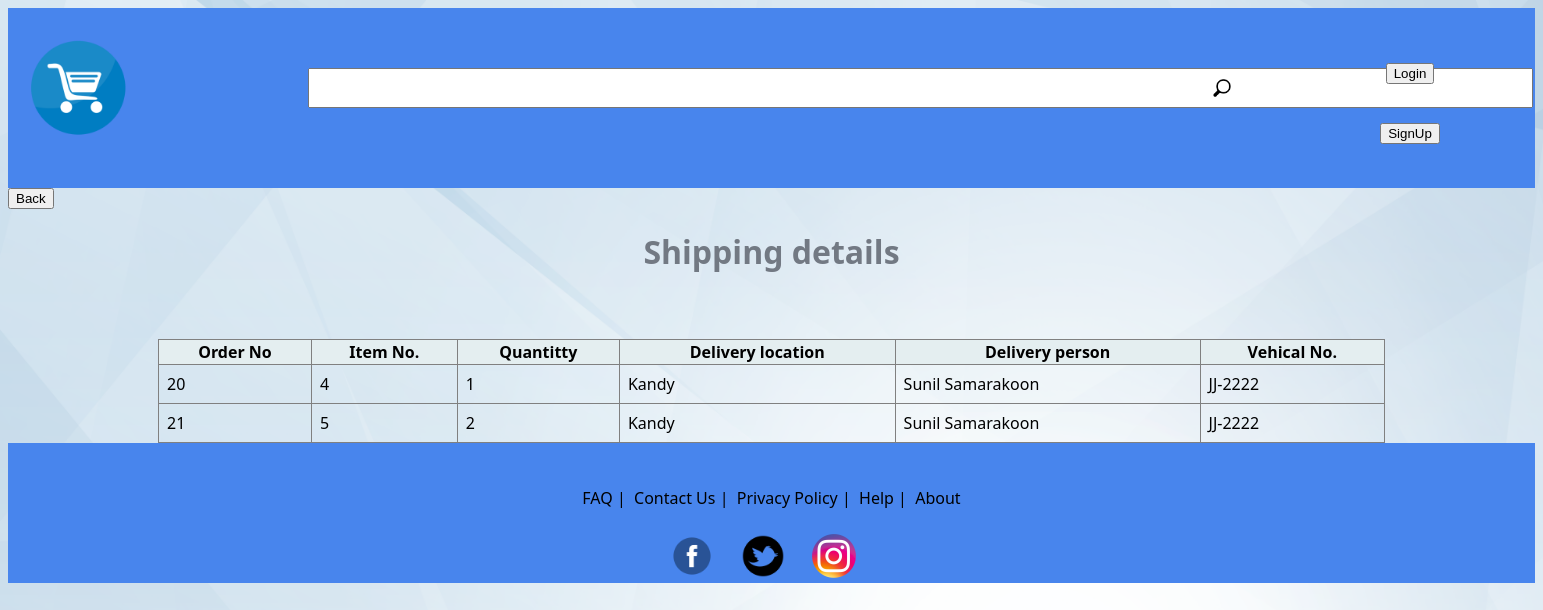
The app's page /html/Shippingdetails.php with its own data.
### tables this page shows
CREATE TABLE `orderitem` (
  `id` int(11) NOT NULL,
  `Item_number` int(5) NOT NULL,
  `OID` int(5) NOT NULL,
  `Quantity` varchar(20) DEFAULT NULL
);

CREATE TABLE `customer` (
  `CID` int(5) NOT NULL,
  `firstname` varchar(20) NOT NULL,
  `lastname` varchar(20) NOT NULL,
  `NIC` varchar(12) NOT NULL,
  `Email` varchar(50) NOT NULL,
  `Password` varchar(100) NOT NULL,
  `Phonenumber` int(10) NOT NULL,
  `Address` varchar(30) NOT NULL,
  `City` varchar(20) NOT NULL,
  `Cardtype` varchar(10) NOT NULL,
  `Cardno` int(16) DEFAULT NULL,
  `Expirydate` date NOT NULL,
  `CVV` int(3) NOT NULL
);

CREATE TABLE `deliveryperson` (
  `DP_ID` int(5) NOT NULL,
  `User_name` varchar(20) NOT NULL,
  `NIC` varchar(12) NOT NULL,
  `Email` varchar(20) DEFAULT NULL,
  `Phone_number` int(10) DEFAULT NULL,
  `Password` varchar(20) NOT NULL,
  `Vehical_No` varchar(10) NOT NULL,
  `Location` varchar(30) NOT NULL
);

### html/Shippingdetails.php (the view, shortened to what this page needs)
<html>
    <head>
    <link rel="stylesheet" type="text/css" href="../css/main.css">
    <link rel="stylesheet" type="text/css" href="../css/profile.css">
    <link rel="stylesheet" type="text/css" href="../css/button.css">
    <link rel="stylesheet" href="../css/signedInUser.css">
    <link rel="stylesheet" href="../css/table.css">
</head>
    <body>
    <div class="topBar">
            <div style="padding-left: 20px;padding-top:30px;">
                <a href="./home.html"><img src="../img/cart.png" height="100" width="100"></a>
            </div>
            <div class="searchBar">
                <div></div>
                <form action="search.php" method="post">
                    <div class="searchBarRow" style="text-align: center;align-items: center;">
                        <div style="text-align: center;">
                            <input style="height:40px;" type="text" name="search" size="150">
                        </div>
                        <div>
                            <button type="submit" class="searchButton"><img src="../img/search.png" height="30" width="30"></button>
                        </div>
                    </div>
                </form>
                <div></div>
            </div>
            <div id="loginButtonContainer" class="searchBar" style="align-items: center;align-content: center; text-align: center;padding-top: 35px;">
                <div>
                    <a href="./login.html"><button>Login</button></a>
                </div>
                <div>
                    <a href="./commonregistration.html"><button>SignUp</button></a>
                </div>
            </div>
        </div>
        <a href="deliveryhandling.html" ><button>Back</button></a>
        <center>
        <div class="main">
            <h1>Shipping details</h1>
            <br><br>
		    <table id="Shipping" border=1 >
		    <tr>
				<th>Order No</th>
				<th>Item No.</th>
				<th>Quantitty</th>
				<th>Delivery location</th>
				<th>Delivery person </th>
				<th>Vehical No.</th>
            </tr>
            <?php
                include "../php/config.php";
                $sql = "SELECT * FROM orderitem";
                $result = $conn->query($sql);
                while($row = mysqli_fetch_array($result)) {
                    $findUser="SELECT city from customer where CID=(SELECT CID from orders where OID=".$row['OID'].")";
                    $findUserResult = $conn->query($findUser);
                    while($city=mysqli_fetch_array($findUserResult)){
                        $findDeliveryDetails="SELECT * from assigneddelivery where OID=".$row['OID'];
                        $findDeliveryResults=$conn->query($findDeliveryDetails);
                        while($details=mysqli_fetch_array($findDeliveryResults)){
                            $findDeliveryPerson="SELECT * from deliveryperson where DP_ID=".$details['DP_ID'];
                            $findDeliveryPersonResult=$conn->query($findDeliveryPerson);
                            while($person=mysqli_fetch_array($findDeliveryPersonResult)){
                                echo "<tr>
                                    <td>".$row['OID']."</td>
                                    <td>".$row['Item_number']."</td>
                                    <td>".$row['Quantity']."</td>
                                    <td>".$city['city']."</td>
                                    <td>".$person['User_name']."</td>
                                    <td>".$person['Vehical_No']."</td>
                                </tr>";
                            }
                        }
                    }
                }
            ?>
			</table>
             </center>
        <div class="bottomBar">
            <div style="text-align: center;justify-content: center;align-content: center;align-items: center;">
                <br><br>
                <a href="faq.html">FAQ</a>&nbsp;|&nbsp;
                <a href="contact.html">Contact Us</a>&nbsp;|&nbsp;
                <a href="privacy.html">Privacy Policy</a>&nbsp;|&nbsp;
                <a href="help.html">Help</a>&nbsp;|&nbsp;
                <a href="about.html">About</a>
                <div>
                    <br>
                    <img src="./../img/facebook.png" height="50px" width="50px">&nbsp;&nbsp;&nbsp;&nbsp;
                    <img src="./../img/twitter.png" height="50px" width="50px">&nbsp;&nbsp;&nbsp;&nbsp;
                    <img src="./../img/insta.png" height="50px" width="50px">&nbsp;&nbsp;&nbsp;&nbsp;
                </div>
            </div>
        </div>
    </body>
</html>

### css/main.css (style rules this page uses)
body { background-image: url('../img/bg1.jpg'); background-repeat: no-repeat; background-attachment: fixed; background-size: cover; font-family: 'Segoe UI'; }
a { color:#000; text-decoration: none; }
.main { padding-right: 150px; padding-left: 150px; text-align: center; }
.topBar { display: grid; background-color: #4885ED; height: 180px; width: 100%; grid-template-columns: 300px auto; }
.searchBar { display:grid; grid-template-rows: 60px 60px 60px; }
.searchBarRow { display:grid; grid-template-columns: 850px auto; }
.bottomBar { background-color: #4885ED; height: 140px; width: 100%; bottom: 0px; }
.searchButton { background: none; border:none; height: 40px; }

### css/signedInUser.css (style rules this page uses)
.topBar { display: grid; background-color: #4885ED; height: 180px; width: 100%; grid-template-columns: 300px auto 250px; }
.searchBarRow { display:grid; grid-template-columns: 850px auto; }

### css/table.css (style rules this page uses)
table { border-collapse: collapse; width: 100%; }
td { text-align: left; padding: 8px; }
th { background-color: #e4eef0; color: black }
h1 { color:rgb(114, 121, 131); }

### records on screen
orderitem: OID "20", Item_number "4", Quantity "1"
customer: City "Kandy"
deliveryperson: User_name "Sunil Samarakoon", Vehical_No "JJ-2222"
orderitem: OID "21", Item_number "5", Quantity "2"
